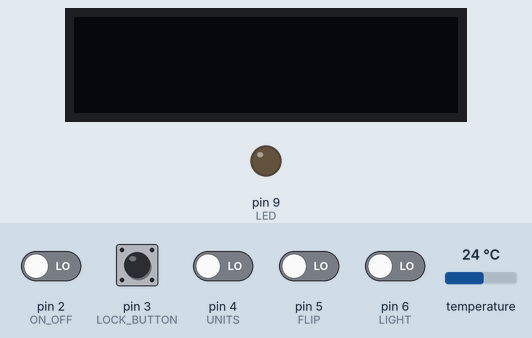
Simulated run of this sketch. Board: Arduino Uno, built with avr-gcc and run on an emulated ATmega328P. Shown: 128×32 one-colour display, output pins drawn as LEDs (lit = HIGH). Dashed ring = blinking. The inputs (shaded band) are chosen by the test bench; at power-on: pin 2 (ON_OFF), pin 3 (LOCK_BUTTON), pin 4 (UNITS), pin 5 (FLIP), pin 6 (LIGHT) LOW, temperature 24 °C. The display library's start-up logo is not drawn; what the sketch prints to the serial monitor is not drawn.

Above: at 3.2 s.
3.3 s: pin 2 (ON_OFF) driven HIGH
At 5.3 s:
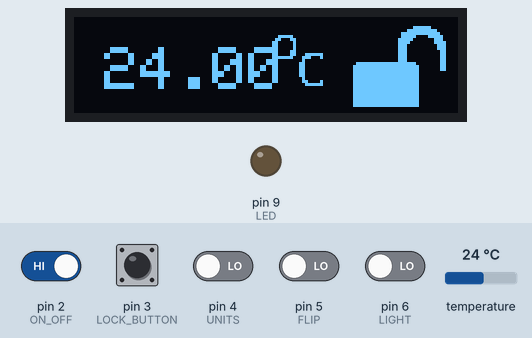
5.6 s: pin 3 (LOCK_BUTTON) pulled HIGH for 0.15 s
At 6.9 s:
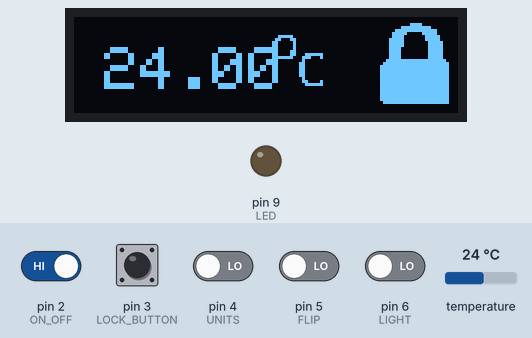
7.2 s: pin 4 (UNITS) driven HIGH
10.2 s: pin 3 (LOCK_BUTTON) pulled HIGH for 1 s
At 11.4 s:
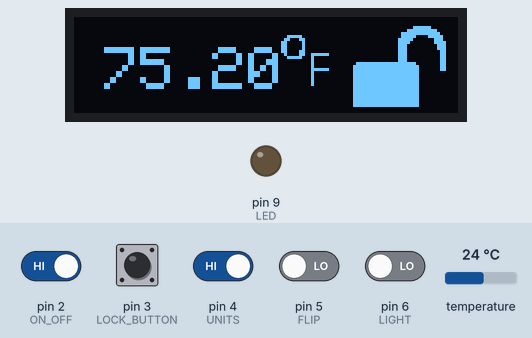
14.2 s: pin 3 (LOCK_BUTTON) pulled HIGH for 0.15 s
At 17.0 s:
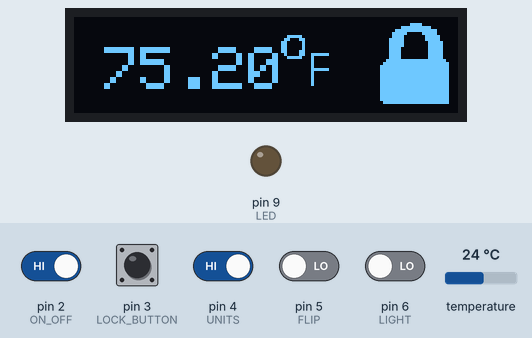
17.3 s: pin 6 (LIGHT) driven HIGH
At 18.4 s:
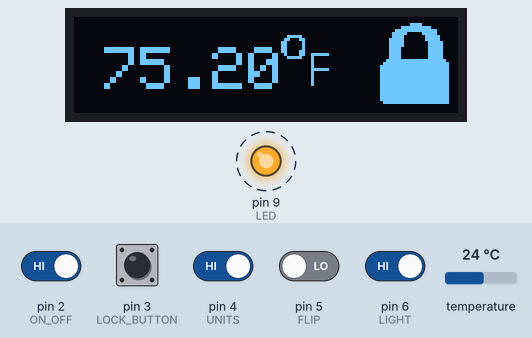
Timing chart, 0 to 21.3 s (numbered marks = the images above; inputs shaded):
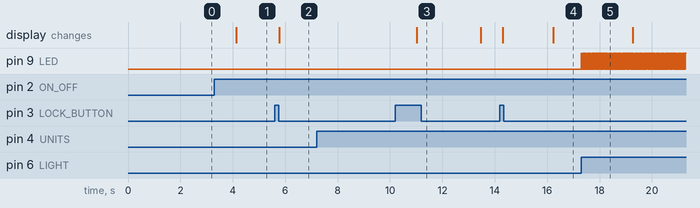

Measured:
- after the input at 3.3 s, the display: changes after 0.84 s (image 1)
- after the input at 5.6 s, the display: changes after 0.18 s (image 2)
- after the input at 7.2 s, every drawn part: stays the same
- after the input at 10.2 s, the display: changes after 0.82 s (image 3)
- after the input at 14.2 s, the display: first changes after 0.10 s (image 4 shows a later state)
- after the input at 17.3 s, pin 9 (LED): alternates HIGH for 0.02 s and LOW for 0.02 s, starting at once

The sketch:

ThermoProCode.ino
```cpp
#include "images.h"


#include <SPI.h>
#include <Wire.h>
#include <Adafruit_GFX.h>
#include <Adafruit_SSD1306.h>
#include <OneWire.h>
#include <DallasTemperature.h>


#define SCREEN_WIDTH 128 // OLED display width, in pixels
#define SCREEN_HEIGHT 32 // OLED display height, in pixels

#define OLED_RESET     -1 // Reset pin # (or -1 if sharing Arduino reset pin)
#define SCREEN_ADDRESS 0x3C ///< See datasheet for Address; 0x3D for 128x64, 0x3C for 128x32
Adafruit_SSD1306 display(SCREEN_WIDTH, SCREEN_HEIGHT, &Wire, OLED_RESET);


// Data wire is plugged into pin 8 on the Arduino
#define ONE_WIRE_BUS 8


//buttons definition
#define ON_OFF 2
#define LOCK_BUTTON 3
#define UNITS 4
#define FLIP 5 //use calibration button to flip orientation of screen
#define LIGHT 6

#define LED 9

#define TIMERCOMPAREVALUE1 46875 //timer will rest after 3 sec


// Setup a oneWire instance to communicate with any OneWire devices (not just Maxim/Dallas temperature ICs)
OneWire oneWire(ONE_WIRE_BUS);

// Pass our oneWire reference to Dallas Temperature.
DallasTemperature sensors(&oneWire);

//initialize state machine
enum State_e {OFF, ON, LOCK};
enum State_e gState = OFF;

//initalize temp variables
float gTempC = 0;
float gTempF = 0;

//initialize the flags but easier for me to understand as modes

char unitsmode = 0;  //mini state machine, 0 is celcius and 1 is fahrenheit
char on_off_mode = 0;  //mini state machine, 0 is off and 1 is on
char lock_mode = 0;  //mini state machine , 0 is unlocked and 1 is locked
char light_mode = 0; // 0 is off and 1 is on
char flip_mode = 0; //0 is for normal 1 is for flipped

void setup() {
  // start serial port
  Serial.begin(9600);

  // Start up the library
  sensors.begin();

  //Start the display with 3.3V internally
  if(!display.begin(SSD1306_SWITCHCAPVCC, SCREEN_ADDRESS)) {
    Serial.println(F("SSD1306 allocation failed"));
    for(;;); // Don't proceed, loop forever
  }

  // Show initial display buffer contents on the screen --
  // the library initializes this with an Adafruit splash screen.
  display.display();
  delay(2000); // Pause for 2 seconds
  // Clear the buffer
  display.clearDisplay();

  pinMode(ON_OFF, INPUT);
  pinMode(LOCK_BUTTON, INPUT);
  pinMode(UNITS, INPUT);
  pinMode(LIGHT, INPUT);
  pinMode(LED, OUTPUT);

  attachInterrupt(digitalPinToInterrupt(ON_OFF),isr_on_off,CHANGE); //on off button interrupt
  attachInterrupt(digitalPinToInterrupt(LOCK_BUTTON),isr_lock,CHANGE); // lock button interrupt

  //start timer stuff
  noInterrupts();
  TCCR1B = 0;
  TCCR1A = 0;

  TCCR2B |= (1<<WGM21);//ctc mode
  TCCR2B |= (1<<CS22);//prescale at 1024
  TCCR2B |= (1<<CS21);
  TCCR2B |= (1<<CS20);


  OCR1A = TIMERCOMPAREVALUE1; //will reset after 3 seconds

  TIMSK1 |= (1<<OCIE1A); // attach interrupt to timer 1
  interrupts();
}

void ReadTemp(){
  sensors.begin();
  // call sensors.requestTemperatures() to issue a global temperature
  // request to all devices on the bus
  sensors.requestTemperatures(); // Send the command to get temperatures
  // After we got the temperatures, we can print them here.
  // We use the function ByIndex, and as an example get the temperature from the first sensor only.
  gTempC = sensors.getTempCByIndex(0);
  gTempF = sensors.getTempFByIndex(0);
}

void Light(){
  if(digitalRead(LIGHT) && gState != OFF){
    light_mode =! light_mode;
  }
  if (light_mode){
    digitalWrite(LED,HIGH);
  }
  else{
    digitalWrite(LED,LOW);
  }
}

void Units(){
  if (flip_mode == 0){
    if (unitsmode){
      // put the celcius display
      display.drawBitmap(0,0,images[2],SCREEN_WIDTH,SCREEN_HEIGHT,WHITE);
      //set text color size and location and then print celcius value
      display.setTextColor(SSD1306_WHITE);

      display.setTextSize(2);
      display.setCursor(10,10);
       display.print(gTempC);
    }
    else{
      // put the fahrenheit display
      display.drawBitmap(0,0,images[3],SCREEN_WIDTH,SCREEN_HEIGHT,WHITE);
      //set text color size and location and then print fahrenheit value
      display.setTextColor(SSD1306_WHITE);

      display.setTextSize(2);
      display.setCursor(10,10);
      display.print(gTempF);
    }


    if (gState == LOCK){
      //lock image
      display.drawBitmap(0,0, images[0],SCREEN_WIDTH,SCREEN_HEIGHT,WHITE);
    }
    else{
      //unlock image
      display.drawBitmap(0,0, images[1],SCREEN_WIDTH,SCREEN_HEIGHT,WHITE);

    }
    display.setRotation(0);
  }
  else{
    display.setRotation(2);
    if (unitsmode){
      // put the celcius display
      display.drawBitmap(0,0,images[2],SCREEN_WIDTH,SCREEN_HEIGHT,WHITE);
      //set text color size and location and then print celcius value
      display.setTextColor(SSD1306_WHITE);

      display.setTextSize(2);
      display.setCursor(10,10);
       display.print(gTempC);
    }
    else{
      // put the fahrenheit display
      display.drawBitmap(0,0,images[3],SCREEN_WIDTH,SCREEN_HEIGHT,WHITE);
      //set text color size and location and then print fahrenheit value
      display.setTextColor(SSD1306_WHITE);

      display.setTextSize(2);
      display.setCursor(10,10);
      display.print(gTempF);
    }


    if (gState == LOCK){
      display.drawBitmap(0,0, images[0],SCREEN_WIDTH,SCREEN_HEIGHT,WHITE);
    }
    else{
      display.drawBitmap(0,0, images[1],SCREEN_WIDTH,SCREEN_HEIGHT,WHITE);

    }
  }
}

void OnOff(){
  if(on_off_mode){
    gState = ON;
  }
  else {
    gState = OFF;
  }
}

void CheckLock(){
  if((lock_mode == 1) && (gState != OFF)){
    gState = LOCK;
  }
}

void UnitsButton(){
  if(digitalRead(UNITS)){//if button is pressed start timer
    TCCR1B |= (1<<WGM12);//ctc
    TCCR1B |= (1<<CS12);//prescaler
    TCCR1B |= (1<<CS10);//prescaler
  }
  else{//reset timer
    TCCR1B &= (0<<WGM12);
    TCCR1B &= (0<<CS12);
    TCCR1B &= (0<<CS10);
  }
}

ISR(TIMER1_COMPA_vect){
  unitsmode = !unitsmode;
}


void CheckFlip(){
  if(digitalRead(FLIP) && gState != OFF){
    flip_mode = !flip_mode;
  }
}


void loop() {
  display.clearDisplay();
  switch(gState){
    case OFF:
      display.clearDisplay();
    break;

    case ON:
      ReadTemp();

      UnitsButton();
      Units();
    break;

    case LOCK:
      UnitsButton();
      Units();
    break;

  }
  Light();
  OnOff();
  display.display();
  CheckLock();
  CheckFlip();
  Serial.println(gState);
}

void isr_on_off(){
  if(digitalRead(ON_OFF)){
    on_off_mode = !on_off_mode;
  }
}

void isr_lock(){
  if(digitalRead(LOCK_BUTTON) && gState != OFF) {
    lock_mode = !lock_mode;
  }
}
```

Source omitted: images.h (data table, 12751 bytes)
